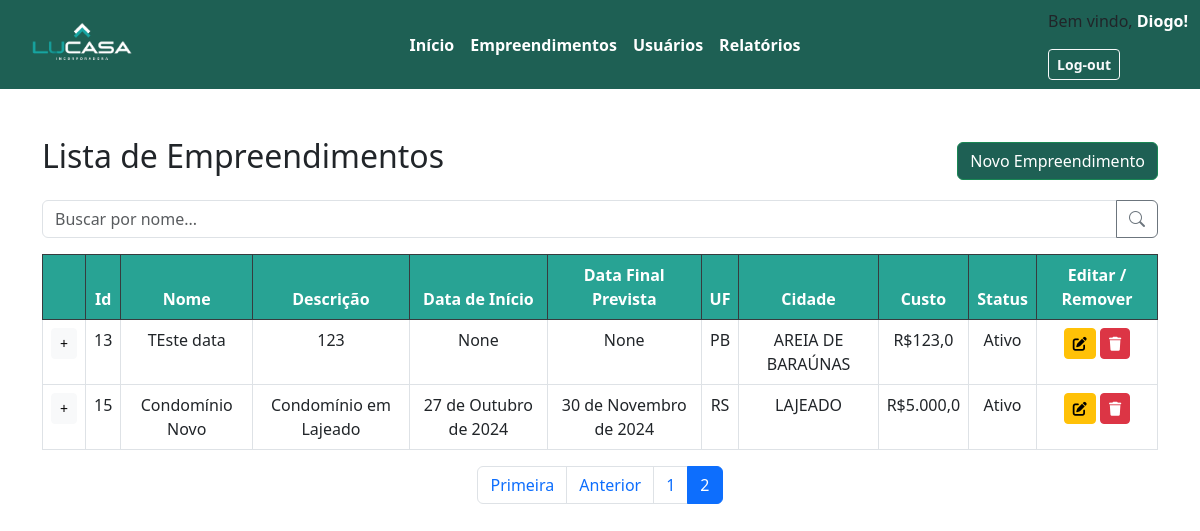
The page /listaEmpreendimento/?page=2 (signed in) on the database its author committed.
### appteste/models.py (models this page shows)
class Empreendimento(models.Model):
    Nome = models.CharField(max_length=100, default="")
    Descricao = models.TextField(max_length=200)
    Data_inicio = models.DateField(default=datetime.now)
    Data_fim_prevista = models.DateField(default=datetime.now)
    Data_fim = models.DateField(default=datetime.now)
    UF = models.CharField(max_length=2, default="")
    Cidade = models.CharField(max_length=50, default="")
    Valor_total = models.FloatField()
    Ativo = models.BooleanField(default=True)
    Usuario_id = models.IntegerField(default=0)

### appteste/views.py (the view)
# urls.py: path("listaEmpreendimento/", views.listaEmpreendimento, name="listaEmpreendimento"),
def listaEmpreendimento(request):
    emp = Empreendimento.objects.all().filter(Ativo=True)
    paginator = Paginator(emp, 5)  # 5 por página
    page_number = request.GET.get('page')
    page_obj = paginator.get_page(page_number)
    mov_fin = Mov_Financeira.objects.all().filter(A_pagar = True)
    context = {"emp": page_obj, "mov_fin": mov_fin}
    if request.user.is_authenticated:
        return render(request=request, context=context,
                  template_name='appteste/Empreendimento/listaEmpreendimento.html')
    else:
        return redirect('login')

### appteste/templates/appteste/Empreendimento/listaEmpreendimento.html (shortened to what this page needs)
{% extends "appteste/cabecalho.html" %}
{% block content%}
<head>
    {% load static%}
    <link href="{% static 'css/listas.css' %}" rel="stylesheet">
    <link rel="stylesheet"
        href="https://cdnjs.cloudflare.com/ajax/libs/bootstrap-icons/1.10.5/font/bootstrap-icons.min.css">
    <link rel="stylesheet" href="https://cdnjs.cloudflare.com/ajax/libs/font-awesome/6.0.0-beta3/css/all.min.css">
</head>
<body>
    <div class="container mt-5">
        <div class="d-flex justify-content-between align-items-center mb-3">
            <h2>Lista de Empreendimentos</h2>
            <button class="btn btn-success"><a href="../cadEmpreendimento/">Novo Empreendimento</a></button>
        </div>
        <div class="input-group mb-3">
            <input type="text" class="form-control" placeholder="Buscar por nome..." aria-label="Buscar por nome">
            <button class="btn btn-outline-secondary" type="button"><i class="bi bi-search"></i></button>
        </div>
        <table class="table table-bordered table-hover">
            <thead class="table-dark">
                <tr>
                    <th style="background-color: #28A394;"></th>
                    <th style="background-color: #28A394;">Id</th>
                    <th style="background-color: #28A394;">Nome</th>
                    <th style="background-color: #28A394;">Descrição</th>
                    <th style="background-color: #28A394;">Data de Início</th>
                    <th style="background-color: #28A394;">Data Final Prevista</th>
                    <th style="background-color: #28A394;">UF</th>
                    <th style="background-color: #28A394;">Cidade</th>
                    <th style="background-color: #28A394;">Custo</th>
                    <th style="background-color: #28A394;">Status</th>
                    <th style="background-color: #28A394;">Editar / Remover</th>
                </tr>
            </thead>
            <tbody>
                {% for e in emp %}
                <tr>
                    <td><button class="btn btn-light btn-sm" onclick="esconderLinha(this)">+</button></td>
                    <td>{{ e.id }}</td>
                    <td>{{ e.Nome }}</td>
                    <td>{{ e.Descricao }}</td>
                    <td>{{ e.Data_inicio}}</td>
                    <td>{{ e.Data_fim_prevista }}</td>
                    <td>{{ e.UF }}</td>
                    <td>{{ e.Cidade }}</td>
                    <td>R${{ e.Valor_total }}</td>
                    <td>
                        {% if e.Ativo %}
                        Ativo
                        {% else %}
                        Inativo
                        {% endif %}
                    </td>
                    <td>
                        <a href="{% url 'updateEmp' e.id %}" class="btn btn-warning btn-sm"><i class="fas fa-edit"></i></a>
                        <a href="{% url 'deleteEmp' e.id %}" class="btn btn-danger btn-sm"><i class="fas fa-trash"></i></a>
                    </td>
                </tr>
                {% endfor %}
            </tbody>
        </table>
        <div class="d-flex justify-content-center">
            <nav aria-label="Navegação de página">
                <ul class="pagination">
                    {% if emp.has_previous %}
                    <li class="page-item"><a class="page-link" href="?page=1">Primeira</a></li>
                    <li class="page-item"><a class="page-link" href="?page={{ emp.previous_page_number }}">Anterior</a>
                    </li>
                    {% endif %}
                    {% for i in emp.paginator.page_range %}
                    <li class="page-item {% if emp.number == i %}active{% endif %}">
                        <a class="page-link" href="?page={{ i }}">{{ i }}</a>
                    </li>
                    {% endfor %}
                </ul>
            </nav>
        </div>
    </div>
    {%endblock%}

### appteste/templates/appteste/cabecalho.html (shortened to what this page needs)
<!DOCTYPE html>
<html lang="pt-BR">
<head>
    {% load static %}
    <link href="https://cdn.jsdelivr.net/npm/bootstrap@5.3.0/dist/css/bootstrap.min.css" rel="stylesheet">
    <link href="{% static 'css/cabecalho.css' %}" rel="stylesheet">
</head>
<body>
    <nav class="navbar navbar-expand-lg">
        <div class="container-fluid d-flex justify-content-between align-items-center">
            <a href="{% url 'home' %}" class="Logo">
                <img src="{% static 'imagens/LogoLucasa.png' %}" alt="Logo" class="logo-img">
            </a>
            <div class="collapse navbar-collapse" id="navbarNav">
                <ul class="navbar-nav mx-auto">
                    <li class="nav-item">
                        <a class="nav-link" href="/"><strong>Início</strong></a>
                    </li>
                    <li class="nav-item">
                        <a class="nav-link" href="../listaEmpreendimento/"><strong>Empreendimentos</strong></a>
                    </li>
                    <li class="nav-item">
                        <a class="nav-link" href="../mostrarUsuarios/"><strong>Usuários</strong></a>
                    </li>
                    <li class="nav-item">
                        <a class="nav-link" href="../listaGastos/"><strong>Relatórios</strong></a>
                    </li>
                </ul>
            </div>
            <div>
                {% if user.is_authenticated %}
                    <p>Bem vindo, <strong style="color: white;">{{ user.username }}!</strong></p>
                    <form method="post" action="{% url 'logout' %}">
                        <button type="submit" class="btn btn-outline-light btn-sm"><strong>Log-out</strong></button>
                    </form>
                {% else %}
                    <p style="color: white;">Bem vindo, <strong>visitante!</strong></p>
                    <form method="post" action="{% url 'login' %}">
                        {% csrf_token %}
                        <button type="submit" class="btn btn-outline-light btn-sm"><strong>Log-in</strong></button>
                    </form>
                {% endif %}
            </div>
        </div>
    </nav>
    {% block content %}
    {% endblock %}
</body>
</html>

### appteste/static/css/cabecalho.css (style rules this page uses)
.navbar { background-color: #1e6054; }
.nav-link { color: #ffffff; }
.Logo { display: inline-block; padding: 0; margin: 0; }
.logo-img { max-width: 150px; height: auto; }

### appteste/static/css/listas.css (style rules this page uses)
body { background-color: #ffffff; }
th { text-align: center; }
td { text-align: center; }
.btn-success { background-color: #1e6054; }
a { color: #ffffff; text-decoration: none; }

### rows shown on the page
Empreendimento: id "13", Nome "TEste data", Descricao "123", Data_inicio "None", Data_fim_prevista "None", UF "PB", Cidade "AREIA DE BARAÚNAS", Valor_total "123,0", Ativo "Ativo"
Empreendimento: id "15", Nome "Condomínio Novo", Descricao "Condomínio em Lajeado", Data_inicio "27 de Outubro de 2024", Data_fim_prevista "30 de Novembro de 2024", UF "RS", Cidade "LAJEADO", Valor_total "5.000,0", Ativo "Ativo"

### other values the page prints
{{ user.username }} "Diogo"
{{ i }} "1" "2"
